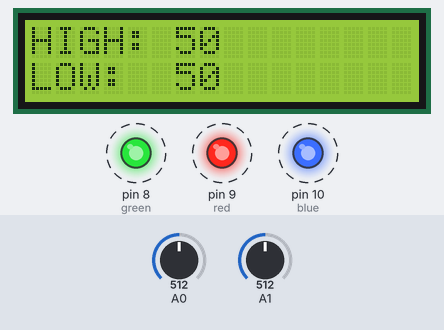
A sketch run on a simulated Arduino Uno, built with avr-gcc and run on an emulated ATmega328P. Shown: 16×2 character LCD, output pins drawn as LEDs (lit = HIGH). Dashed ring = blinking. The test bench sets the inputs (shaded band); at power-on: A0 = 512, A1 = 512.

Above: at 1.2 s.
1.3 s: A0 set to 419
At 2.1 s:
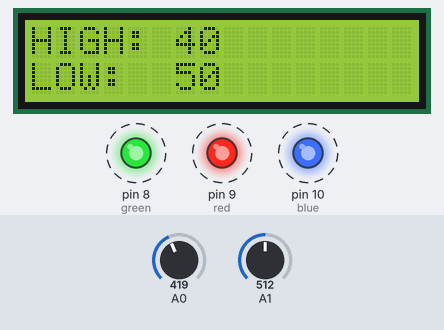
2.9 s: A0 set to 402
At 3.21 s:
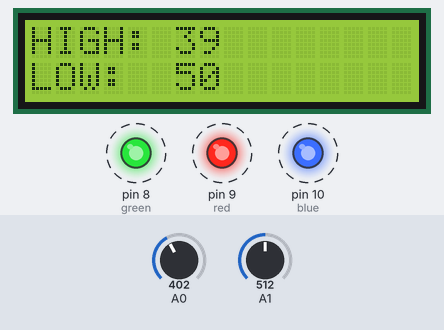
4.5 s: A1 set to 12
At 6.2 s:
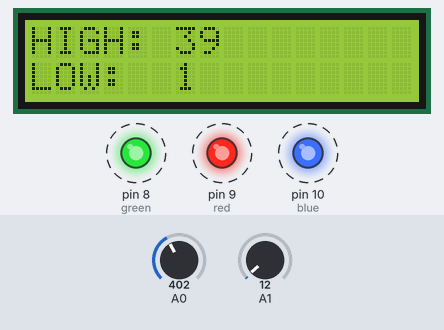
6.5 s: A1 set to 9
At 6.74 s:
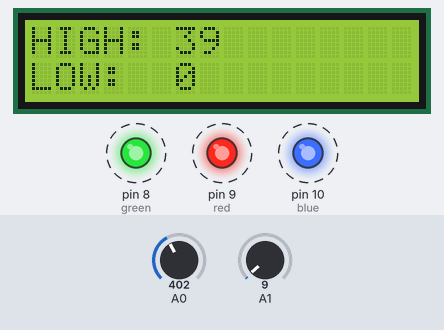
8.0 s: A0 set to 122
At 9.6 s:
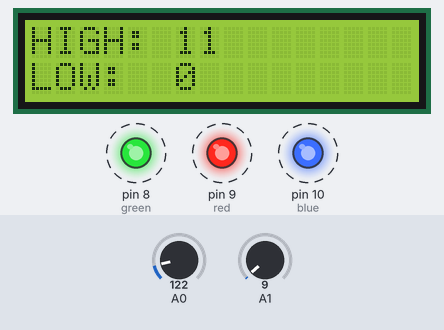
11.0 s: A1 set to 900
At 11.22 s:
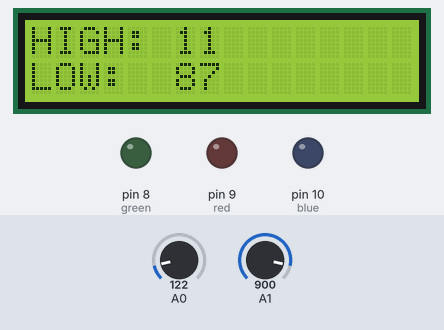
Timing chart, 0 to 61.5 s (numbered marks = the images above; inputs shaded):
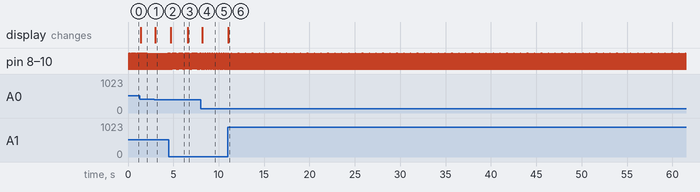

The sketch:

lightControl_MK1.ino
```cpp
#include<Wire.h>
#include<LiquidCrystal_I2C.h>
LiquidCrystal_I2C lcd(0x27, 16, 2);

int increLight = 7;
int decreLight = 6;
int increDelay = 5;
int decreDelay = 4;

int red = 9;
int green = 8;
int blue = 10;

int valueLight = 50;
int valueDelay = 50;

void flash(int, int);

void setup() {
  //Serial.begin(9600);

  lcd.begin();
  lcd.clear();
  lcd.setCursor(0, 0);
  lcd.print("HIGH: ");
  lcd.setCursor(0, 1);
  lcd.print("LOW: ");

  pinMode(increLight, INPUT);
  pinMode(decreLight, INPUT);
  pinMode(increDelay, INPUT);
  pinMode(decreDelay, INPUT);

  pinMode(red, OUTPUT);
  pinMode(green, OUTPUT);
  pinMode(blue, OUTPUT);
}

void loop() {
  valueLight=analogRead(A0);
  valueDelay=analogRead(A1);

  valueLight=map(valueLight,0,1023,0,100);
  valueDelay=map(valueDelay,0,1023,0,100);

  flash(valueLight, valueDelay);

  /*if (valueLight > 9 && valueDelay > 9) {
    if (digitalRead(increLight) != 0) {
      valueLight += 10;
      flash(valueLight, valueDelay);
    }
    if (digitalRead(decreLight) != 0) {
      valueLight -= 10;
      flash(valueLight, valueDelay);
    }
    if (digitalRead(increDelay) != 0) {
      valueDelay += 10;
      flash(valueLight, valueDelay);
    }
    if (digitalRead(decreDelay) != 0) {
      valueDelay -= 10;
      flash(valueLight, valueDelay);
    }
  }*/
}

void flash(int valueLight, int valueDelay) {
  lcd.clear();
  lcd.setCursor(0, 0);
  lcd.print("HIGH: ");
  lcd.setCursor(0, 1);
  lcd.print("LOW: ");
  lcd.setCursor(6, 0);
  lcd.print(valueLight);
  lcd.setCursor(6, 1);
  lcd.print(valueDelay);

  digitalWrite(red, HIGH);
  digitalWrite(green, HIGH);
  digitalWrite(blue, HIGH);
  delay(valueLight);
  digitalWrite(red, LOW);
  digitalWrite(green, LOW);
  digitalWrite(blue, LOW);
  delay(valueDelay);
}
```

Measured:
- after the input at 1.3 s, the display: changes after 0.13 s (image 1)
- after the input at 2.9 s, the display: changes after 0.12 s (image 2)
- after the input at 4.5 s, pin 8 (green), pin 9 (red), pin 10 (blue): alternates HIGH for 0.04 s and LOW for 0.02 s, starting after 0.19 s; the display: changes after 0.19 s (image 3)
- after the input at 6.5 s, the display: changes after 0.08 s (image 4)
- after the input at 8.0 s, pin 8 (green), pin 9 (red), pin 10 (blue): alternates HIGH for 0.01 s and LOW for 0.02 s, starting after 0.12 s; the display: changes after 0.18 s (image 5)
- after the input at 11.0 s, the display: changes after 0.05 s (image 6)
- by itself, pin 8 (green), pin 9 (red), pin 10 (blue): alternates HIGH for 0.04 s and LOW for 0.07 s
